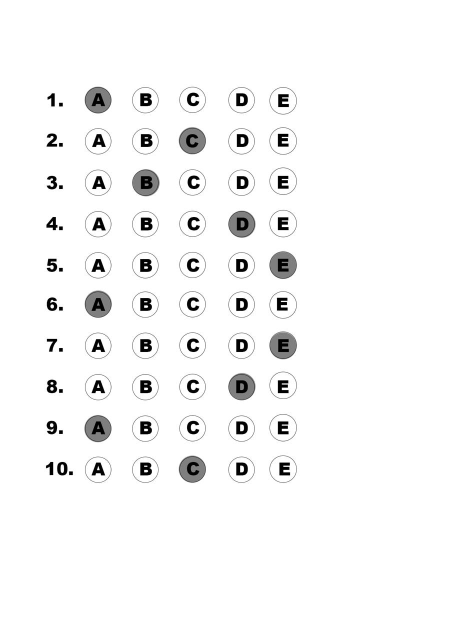
#> input picture WhatsApp Image 2025-06-20 at 15.02.17_0a0ad9b1.jpg, 914 x 1280 px (shown at 1/2 size)
$ python -i main.py   (imports and definitions only)
#> lines starting #> are read from the running program, lines starting #| are printed output that depends on the picture; after the words box and inside, x2 and y2 are one past the last pixel; in counts of white or black regions, pixels touching at a corner belong together
#> further down, picture is the input picture: shape (1280, 914, 3); min 0, max 255, mean 246.2
import cv2
import numpy as np
import json
import os
import sys
from datetime import datetime
from typing import Dict, List, Tuple, Optional
import argparse
import tkinter as tk
from tkinter import filedialog, messagebox, scrolledtext
import urllib.request

# Configuration constants
BUBBLE_THRESHOLD = 0.15  # Threshold that worked well in your tests
MIN_BUBBLE_AREA = 100
MAX_BUBBLE_AREA = 5000
QUESTIONS_PER_ROW = 5
DEBUG_MODE = False

# ---------------------------
# Geometry / preprocessing
# ---------------------------

def order_points(pts: np.ndarray) -> np.ndarray:
    """Return points ordered as: top-left, top-right, bottom-right, bottom-left.
    This is the standard mapping used for perspective transforms.
    """
    rect = np.zeros((4, 2), dtype="float32")
    s = pts.sum(axis=1)
    diff = np.diff(pts, axis=1)

    # Standard convention
    rect[0] = pts[np.argmin(s)]     # top-left
    rect[2] = pts[np.argmax(s)]     # bottom-right
    rect[1] = pts[np.argmin(diff)]  # top-right
    rect[3] = pts[np.argmax(diff)]  # bottom-left
    return rect

def enhance_and_correct_omr_image(image: np.ndarray) -> np.ndarray:
    """Enhanced image correction with adaptive thresholding + perspective fix."""
    original = image.copy()

    # Grayscale
    if len(image.shape) == 3:
        gray = cv2.cvtColor(image, cv2.COLOR_BGR2GRAY)
    else:
        gray = image.copy()

    # Contrast (CLAHE) + denoise
    clahe = cv2.createCLAHE(clipLimit=2.0, tileGridSize=(8, 8))
    gray = clahe.apply(gray)
    gray = cv2.medianBlur(gray, 3)

    # Smooth a bit for edges
    blurred = cv2.GaussianBlur(gray, (3, 3), 0)

    # Adaptive threshold
    binary = cv2.adaptiveThreshold(
        blurred, 255, cv2.ADAPTIVE_THRESH_GAUSSIAN_C, cv2.THRESH_BINARY, 11, 2
    )
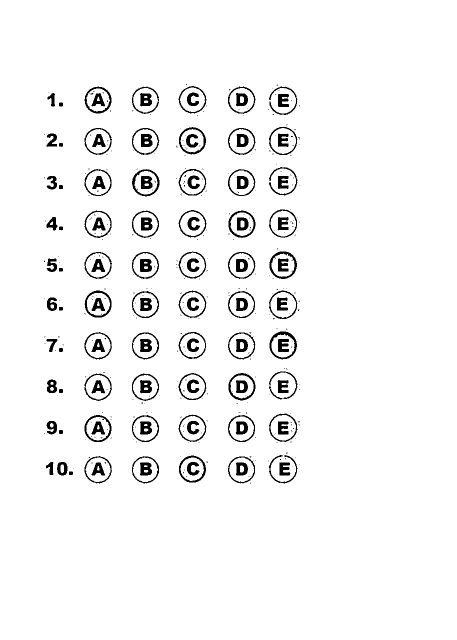
#> binary: shape (1280, 914) (shown at 1/2 size); 95.7% white; 441 black regions (319 under 20 px), largest, box (x1, y1, x2, y2) and area: (539, 663, 594, 719) 738, (539, 503, 594, 558) 724, (264, 338, 319, 393) 647

    # Morph cleanup
    kernel = np.ones((2, 2), np.uint8)
    binary = cv2.morphologyEx(binary, cv2.MORPH_CLOSE, kernel)
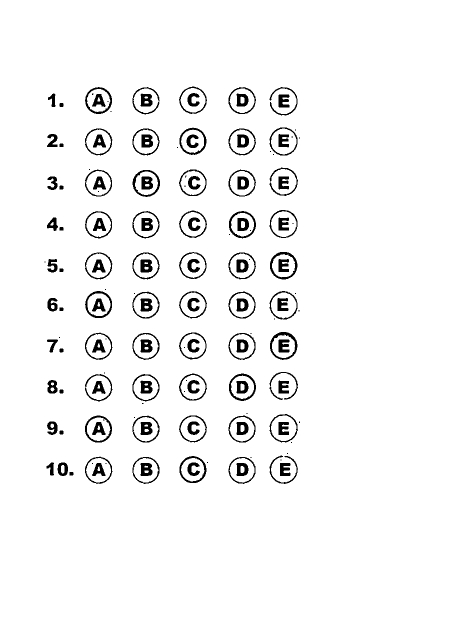
#> binary: shape (1280, 914) (shown at 1/2 size); 95.8% white; 164 black regions (42 under 20 px), largest, box (x1, y1, x2, y2) and area: (540, 664, 595, 720) 736, (540, 504, 595, 559) 714, (458, 747, 512, 802) 644

    # Find the largest 4-point contour (document)
    contours, _ = cv2.findContours(binary, cv2.RETR_EXTERNAL, cv2.CHAIN_APPROX_SIMPLE)
#> contours = [[[0, 0], [0, 1279], [913, 1279], [913, 0]]]
    contours = sorted(contours, key=cv2.contourArea, reverse=True)

    doc_cnt = None
    for c in contours:
        peri = cv2.arcLength(c, True)
        approx = cv2.approxPolyDP(c, 0.02 * peri, True)
        if len(approx) == 4 and cv2.contourArea(c) > 10000:
            doc_cnt = approx
            break
#> this loop made 1 pass
#> (peri, doc_cnt) on pass 1: (4384, [[0, 0], [0, 1279], [913, 1279], [913, 0]])

    if doc_cnt is None:
        for c in contours:
            peri = cv2.arcLength(c, True)
            approx = cv2.approxPolyDP(c, 0.05 * peri, True)
            if len(approx) == 4:
                doc_cnt = approx
                break

    if doc_cnt is None:
        return original  # fall back

    rect = order_points(doc_cnt.reshape(4, 2))
#> in order_points, `s = pts.sum(axis=1)`: s = [0, 1279, 2192, 913]
#> in order_points, `diff = np.diff(pts, axis=1)`: diff = [0, 1279, 366, -913]
#> rect = [[0, 0], [913, 0], [913, 1279], [0, 1279]]
    (tl, tr, br, bl) = rect
#> tl = [0, 0]; tr = [913, 0]; br = [913, 1279]; bl = [0, 1279]

    widthA = np.linalg.norm(br - bl)
#> widthA = 913
    widthB = np.linalg.norm(tr - tl)
#> widthB = 913
    heightA = np.linalg.norm(tr - br)
#> heightA = 1279
    heightB = np.linalg.norm(tl - bl)
#> heightB = 1279

    maxWidth = int(max(widthA, widthB))
#> maxWidth = 913
    maxHeight = int(max(heightA, heightB))
#> maxHeight = 1279

    dst = np.array([
        [0, 0],
        [maxWidth - 1, 0],
        [maxWidth - 1, maxHeight - 1],
        [0, maxHeight - 1]
    ], dtype="float32")
#> dst = [[0, 0], [912, 0], [912, 1278], [0, 1278]]

    M = cv2.getPerspectiveTransform(rect, dst)
#> M = [[0.999, 0, 0], [0, 0.999, 0], [0, 0, 1]]
    warped = cv2.warpPerspective(original, M, (maxWidth, maxHeight))
    return warped

# ---------------------------
# Core OMR Scanner
# ---------------------------

class OMRScanner:
    # [248 lines left out: functions __init__, load_answers, preprocess_image, find_bubbles, group_bubbles_by_question, get_filled_answer and 3 more, not called in this run]

# ---------------------------
# Answer key IO
# ---------------------------

def create_sample_answer_key() -> Dict[int, str]:
    return {1: "B", 2: "D", 3: "A", 4: "C", 5: "B", 6: "A", 7: "C", 8: "D", 9: "B", 10: "A"}


# [317 lines left out: functions load_answer_key_from_file, run_gui, main, not called in this run]


# [7 lines not run here, left out]

>>> import cv2
>>> picture = cv2.imread('WhatsApp Image 2025-06-20 at 15.02.17_0a0ad9b1.jpg')
>>> result = enhance_and_correct_omr_image(picture)
